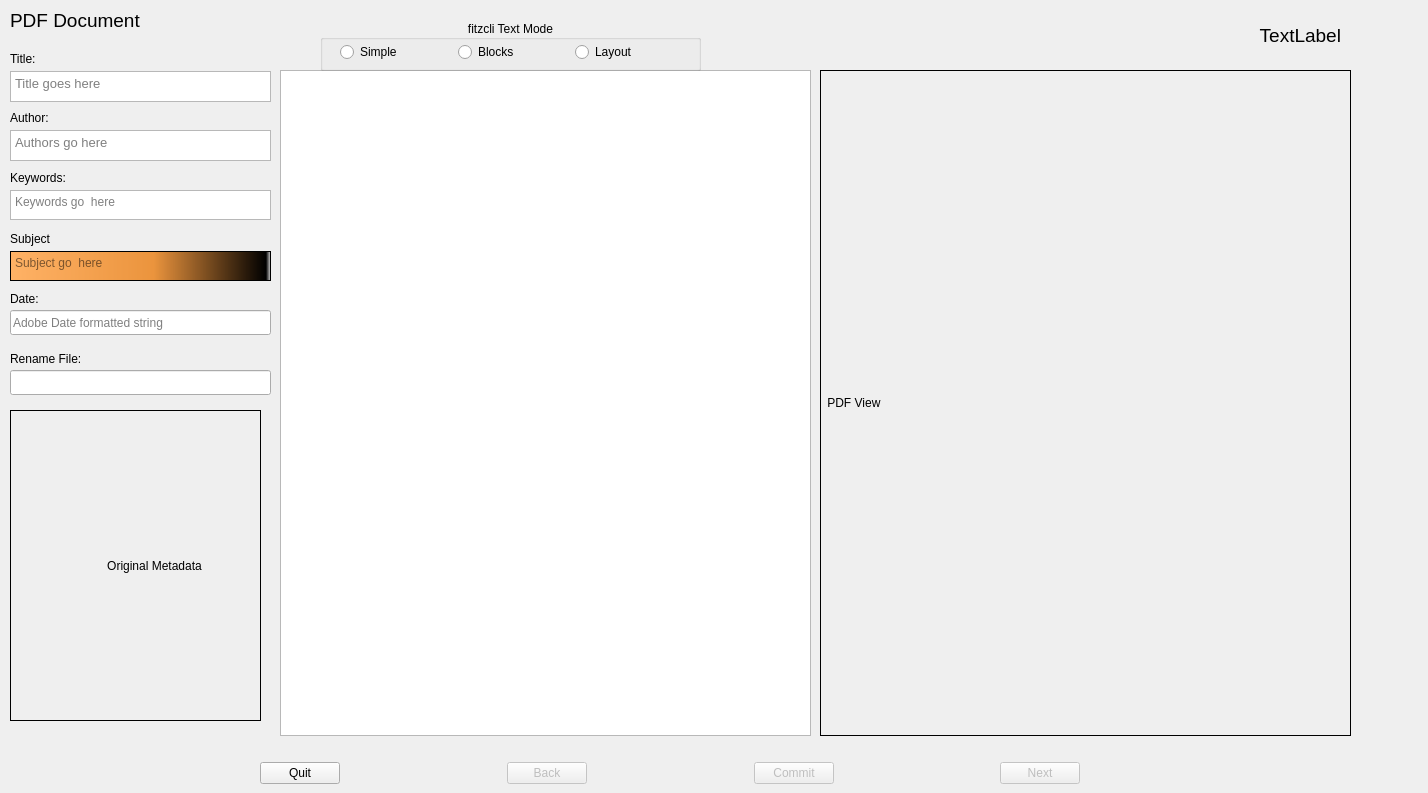
<?xml version="1.0" encoding="UTF-8"?>
<ui version="4.0">
 <class>Widget</class>
 <widget class="QWidget" name="Widget">
  <property name="geometry">
   <rect>
    <x>0</x>
    <y>0</y>
    <width>1428</width>
    <height>793</height>
   </rect>
  </property>
  <property name="windowTitle">
   <string extracomment="A reflection on my skills, not the amount of work it took...">Quick and Dirty Metadata Editor</string>
  </property>
  <widget class="QLabel" name="path_label">
   <property name="geometry">
    <rect>
     <x>10</x>
     <y>10</y>
     <width>301</width>
     <height>20</height>
    </rect>
   </property>
   <property name="font">
    <font>
     <pointsize>14</pointsize>
    </font>
   </property>
   <property name="text">
    <string>PDF Document</string>
   </property>
  </widget>
  <widget class="QWidget" name="layoutWidget">
   <property name="geometry">
    <rect>
     <x>260</x>
     <y>760</y>
     <width>981</width>
     <height>27</height>
    </rect>
   </property>
   <layout class="QHBoxLayout" name="horizontalLayout">
    <item>
     <widget class="QPushButton" name="quit_pushButton">
      <property name="text">
       <string>Quit</string>
      </property>
     </widget>
    </item>
    <item>
     <spacer name="horizontalSpacer_3">
      <property name="orientation">
       <enum>Qt::Horizontal</enum>
      </property>
      <property name="sizeHint" stdset="0">
       <size>
        <width>40</width>
        <height>20</height>
       </size>
      </property>
     </spacer>
    </item>
    <item>
     <widget class="QPushButton" name="back_pushButton">
      <property name="enabled">
       <bool>false</bool>
      </property>
      <property name="text">
       <string>Back</string>
      </property>
     </widget>
    </item>
    <item>
     <spacer name="horizontalSpacer">
      <property name="orientation">
       <enum>Qt::Horizontal</enum>
      </property>
      <property name="sizeHint" stdset="0">
       <size>
        <width>40</width>
        <height>20</height>
       </size>
      </property>
     </spacer>
    </item>
    <item>
     <widget class="QPushButton" name="commit_pushButton">
      <property name="enabled">
       <bool>false</bool>
      </property>
      <property name="text">
       <string>Commit</string>
      </property>
     </widget>
    </item>
    <item>
     <spacer name="horizontalSpacer_2">
      <property name="orientation">
       <enum>Qt::Horizontal</enum>
      </property>
      <property name="sizeHint" stdset="0">
       <size>
        <width>40</width>
        <height>20</height>
       </size>
      </property>
     </spacer>
    </item>
    <item>
     <widget class="QPushButton" name="next_pushButton">
      <property name="enabled">
       <bool>false</bool>
      </property>
      <property name="text">
       <string>Next</string>
      </property>
     </widget>
    </item>
    <item>
     <spacer name="horizontalSpacer_4">
      <property name="orientation">
       <enum>Qt::Horizontal</enum>
      </property>
      <property name="sizeHint" stdset="0">
       <size>
        <width>40</width>
        <height>20</height>
       </size>
      </property>
     </spacer>
    </item>
   </layout>
  </widget>
  <widget class="QLabel" name="metadata_label">
   <property name="geometry">
    <rect>
     <x>10</x>
     <y>410</y>
     <width>251</width>
     <height>311</height>
    </rect>
   </property>
   <property name="frameShape">
    <enum>QFrame::Box</enum>
   </property>
   <property name="text">
    <string>                            Original Metadata</string>
   </property>
  </widget>
  <widget class="QLabel" name="pdf_bmp_label">
   <property name="geometry">
    <rect>
     <x>820</x>
     <y>70</y>
     <width>531</width>
     <height>666</height>
    </rect>
   </property>
   <property name="frameShape">
    <enum>QFrame::Box</enum>
   </property>
   <property name="text">
    <string> PDF View</string>
   </property>
  </widget>
  <widget class="QTextBrowser" name="textBrowser">
   <property name="geometry">
    <rect>
     <x>280</x>
     <y>70</y>
     <width>531</width>
     <height>666</height>
    </rect>
   </property>
  </widget>
  <widget class="QLineEdit" name="date_lineEdit">
   <property name="geometry">
    <rect>
     <x>10</x>
     <y>310</y>
     <width>261</width>
     <height>25</height>
    </rect>
   </property>
   <property name="placeholderText">
    <string>Adobe Date formatted string</string>
   </property>
  </widget>
  <widget class="QLabel" name="label">
   <property name="geometry">
    <rect>
     <x>10</x>
     <y>109</y>
     <width>43</width>
     <height>17</height>
    </rect>
   </property>
   <property name="text">
    <string>Author:</string>
   </property>
  </widget>
  <widget class="QTextEdit" name="author_textEdit">
   <property name="geometry">
    <rect>
     <x>10</x>
     <y>130</y>
     <width>261</width>
     <height>31</height>
    </rect>
   </property>
   <property name="font">
    <font>
     <pointsize>10</pointsize>
    </font>
   </property>
   <property name="html">
    <string>&lt;!DOCTYPE HTML PUBLIC &quot;-//W3C//DTD HTML 4.0//EN&quot; &quot;http://www.w3.org/TR/REC-html40/strict.dtd&quot;&gt;
&lt;html&gt;&lt;head&gt;&lt;meta name=&quot;qrichtext&quot; content=&quot;1&quot; /&gt;&lt;style type=&quot;text/css&quot;&gt;
p, li { white-space: pre-wrap; }
&lt;/style&gt;&lt;/head&gt;&lt;body style=&quot; font-family:'Sans Serif'; font-size:10pt; font-weight:400; font-style:normal;&quot;&gt;
&lt;p style=&quot;-qt-paragraph-type:empty; margin-top:0px; margin-bottom:0px; margin-left:0px; margin-right:0px; -qt-block-indent:0; text-indent:0px; font-size:9pt;&quot;&gt;&lt;br /&gt;&lt;/p&gt;&lt;/body&gt;&lt;/html&gt;</string>
   </property>
   <property name="placeholderText">
    <string>Authors go here</string>
   </property>
  </widget>
  <widget class="QLabel" name="label_3">
   <property name="geometry">
    <rect>
     <x>10</x>
     <y>290</y>
     <width>30</width>
     <height>17</height>
    </rect>
   </property>
   <property name="text">
    <string>Date:</string>
   </property>
  </widget>
  <widget class="QTextEdit" name="title_textEdit">
   <property name="geometry">
    <rect>
     <x>10</x>
     <y>71</y>
     <width>261</width>
     <height>31</height>
    </rect>
   </property>
   <property name="font">
    <font>
     <pointsize>10</pointsize>
    </font>
   </property>
   <property name="html">
    <string>&lt;!DOCTYPE HTML PUBLIC &quot;-//W3C//DTD HTML 4.0//EN&quot; &quot;http://www.w3.org/TR/REC-html40/strict.dtd&quot;&gt;
&lt;html&gt;&lt;head&gt;&lt;meta name=&quot;qrichtext&quot; content=&quot;1&quot; /&gt;&lt;style type=&quot;text/css&quot;&gt;
p, li { white-space: pre-wrap; }
&lt;/style&gt;&lt;/head&gt;&lt;body style=&quot; font-family:'Sans Serif'; font-size:10pt; font-weight:400; font-style:normal;&quot;&gt;
&lt;p style=&quot;-qt-paragraph-type:empty; margin-top:0px; margin-bottom:0px; margin-left:0px; margin-right:0px; -qt-block-indent:0; text-indent:0px; font-size:9pt;&quot;&gt;&lt;br /&gt;&lt;/p&gt;&lt;/body&gt;&lt;/html&gt;</string>
   </property>
   <property name="placeholderText">
    <string>Title goes here</string>
   </property>
  </widget>
  <widget class="QLabel" name="label_2">
   <property name="geometry">
    <rect>
     <x>10</x>
     <y>50</y>
     <width>28</width>
     <height>17</height>
    </rect>
   </property>
   <property name="text">
    <string>Title:</string>
   </property>
  </widget>
  <widget class="QGroupBox" name="groupBox">
   <property name="geometry">
    <rect>
     <x>320</x>
     <y>20</y>
     <width>381</width>
     <height>51</height>
    </rect>
   </property>
   <property name="accessibleName">
    <string>foo</string>
   </property>
   <property name="title">
    <string>fitzcli Text Mode</string>
   </property>
   <property name="alignment">
    <set>Qt::AlignCenter</set>
   </property>
   <widget class="QWidget" name="layoutWidget_3">
    <property name="geometry">
     <rect>
      <x>20</x>
      <y>20</y>
      <width>351</width>
      <height>25</height>
     </rect>
    </property>
    <layout class="QHBoxLayout" name="horizontalLayout_3">
     <property name="spacing">
      <number>2</number>
     </property>
     <property name="sizeConstraint">
      <enum>QLayout::SetMinimumSize</enum>
     </property>
     <item>
      <widget class="QRadioButton" name="radioButton_4">
       <property name="text">
        <string>Simple</string>
       </property>
       <property name="checkable">
        <bool>true</bool>
       </property>
       <property name="checked">
        <bool>false</bool>
       </property>
      </widget>
     </item>
     <item>
      <widget class="QRadioButton" name="radioButton_5">
       <property name="text">
        <string>Blocks</string>
       </property>
      </widget>
     </item>
     <item>
      <widget class="QRadioButton" name="radioButton_6">
       <property name="text">
        <string>Layout</string>
       </property>
      </widget>
     </item>
    </layout>
   </widget>
  </widget>
  <widget class="QLabel" name="label_4">
   <property name="geometry">
    <rect>
     <x>10</x>
     <y>169</y>
     <width>58</width>
     <height>17</height>
    </rect>
   </property>
   <property name="text">
    <string>Keywords:</string>
   </property>
  </widget>
  <widget class="QTextEdit" name="keywords_textEdit">
   <property name="geometry">
    <rect>
     <x>10</x>
     <y>190</y>
     <width>261</width>
     <height>30</height>
    </rect>
   </property>
   <property name="html">
    <string>&lt;!DOCTYPE HTML PUBLIC &quot;-//W3C//DTD HTML 4.0//EN&quot; &quot;http://www.w3.org/TR/REC-html40/strict.dtd&quot;&gt;
&lt;html&gt;&lt;head&gt;&lt;meta name=&quot;qrichtext&quot; content=&quot;1&quot; /&gt;&lt;style type=&quot;text/css&quot;&gt;
p, li { white-space: pre-wrap; }
&lt;/style&gt;&lt;/head&gt;&lt;body style=&quot; font-family:'Sans Serif'; font-size:9pt; font-weight:400; font-style:normal;&quot;&gt;
&lt;p style=&quot;-qt-paragraph-type:empty; margin-top:0px; margin-bottom:0px; margin-left:0px; margin-right:0px; -qt-block-indent:0; text-indent:0px;&quot;&gt;&lt;br /&gt;&lt;/p&gt;&lt;/body&gt;&lt;/html&gt;</string>
   </property>
   <property name="placeholderText">
    <string>Keywords go  here</string>
   </property>
  </widget>
  <widget class="QLabel" name="filePosition">
   <property name="geometry">
    <rect>
     <x>1220</x>
     <y>20</y>
     <width>121</width>
     <height>31</height>
    </rect>
   </property>
   <property name="font">
    <font>
     <pointsize>14</pointsize>
    </font>
   </property>
   <property name="text">
    <string>TextLabel</string>
   </property>
   <property name="alignment">
    <set>Qt::AlignRight|Qt::AlignTrailing|Qt::AlignVCenter</set>
   </property>
  </widget>
  <widget class="QTextEdit" name="subject_textEdit">
   <property name="geometry">
    <rect>
     <x>10</x>
     <y>251</y>
     <width>261</width>
     <height>30</height>
    </rect>
   </property>
   <property name="styleSheet">
    <string notr="true">background: qlineargradient(spread:pad, x1:0, y1:0, x2:1, y2:0, stop:0 rgba(255, 178, 102, 255), stop:0.55 rgba(235, 148, 61, 255), stop:0.98 rgba(0, 0, 0, 255), stop:1 rgba(0, 0, 0, 0))</string>
   </property>
   <property name="html">
    <string>&lt;!DOCTYPE HTML PUBLIC &quot;-//W3C//DTD HTML 4.0//EN&quot; &quot;http://www.w3.org/TR/REC-html40/strict.dtd&quot;&gt;
&lt;html&gt;&lt;head&gt;&lt;meta name=&quot;qrichtext&quot; content=&quot;1&quot; /&gt;&lt;style type=&quot;text/css&quot;&gt;
p, li { white-space: pre-wrap; }
&lt;/style&gt;&lt;/head&gt;&lt;body style=&quot; font-family:'Sans Serif'; font-size:9pt; font-weight:400; font-style:normal;&quot;&gt;
&lt;p style=&quot;-qt-paragraph-type:empty; margin-top:0px; margin-bottom:0px; margin-left:0px; margin-right:0px; -qt-block-indent:0; text-indent:0px;&quot;&gt;&lt;br /&gt;&lt;/p&gt;&lt;/body&gt;&lt;/html&gt;</string>
   </property>
   <property name="placeholderText">
    <string>Subject go  here</string>
   </property>
  </widget>
  <widget class="QLabel" name="label_5">
   <property name="geometry">
    <rect>
     <x>10</x>
     <y>230</y>
     <width>58</width>
     <height>17</height>
    </rect>
   </property>
   <property name="text">
    <string>Subject</string>
   </property>
  </widget>
  <widget class="QLabel" name="label_6">
   <property name="geometry">
    <rect>
     <x>10</x>
     <y>350</y>
     <width>91</width>
     <height>17</height>
    </rect>
   </property>
   <property name="text">
    <string>Rename File:</string>
   </property>
  </widget>
  <widget class="QLineEdit" name="rename_lineEdit">
   <property name="geometry">
    <rect>
     <x>10</x>
     <y>370</y>
     <width>261</width>
     <height>25</height>
    </rect>
   </property>
  </widget>
 </widget>
 <resources/>
 <connections/>
</ui>
